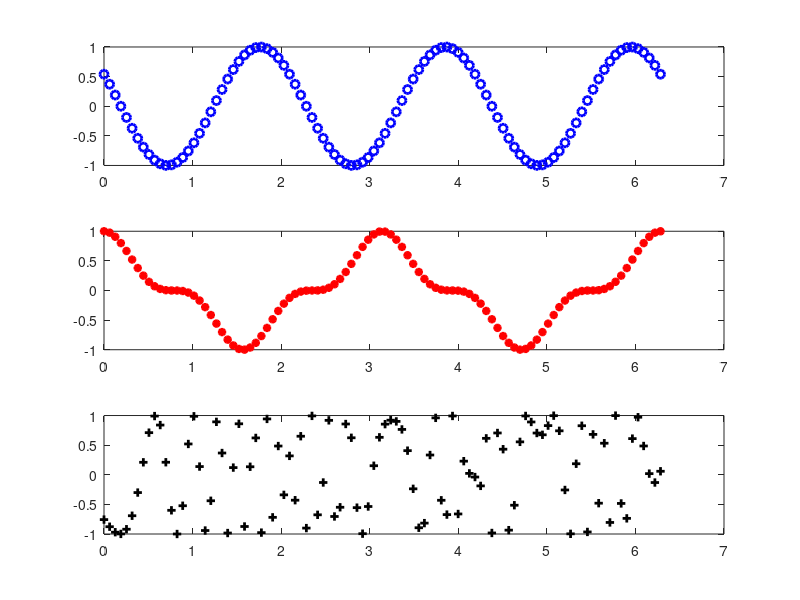

Write MATLAB code to recreate this figure.
x = linspace(0,2*pi);

a = 2; b = 5; c = 3; d = 4;

subplot(3,1,1)
f = cos((3.*x)+1);
plot(x,f,'ob','LineWidth',2);

subplot(3,1,2)
g = (cos(2.*x).^3);
plot(x,g,'*r','LineWidth',2);

subplot(3,1,3)
h = sin((a.*(x.^3))+(b.*(x).^2)+(c.*x)+d);
plot(x,h,'+k','LineWidth',2);